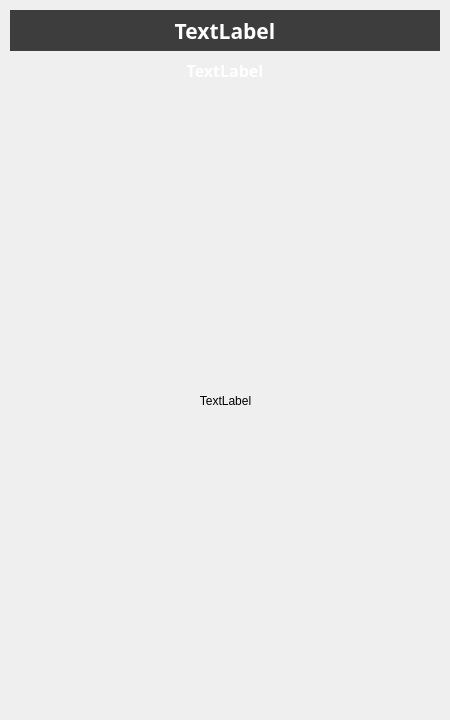
<?xml version="1.0" encoding="UTF-8"?>
<ui version="4.0">
 <class>CardDetail_window</class>
 <widget class="QDialog" name="CardDetail_window">
  <property name="geometry">
   <rect>
    <x>0</x>
    <y>0</y>
    <width>450</width>
    <height>720</height>
   </rect>
  </property>
  <property name="windowTitle">
   <string>Dialog</string>
  </property>
  <widget class="QWidget" name="verticalLayoutWidget">
   <property name="geometry">
    <rect>
     <x>10</x>
     <y>90</y>
     <width>431</width>
     <height>621</height>
    </rect>
   </property>
   <layout class="QVBoxLayout" name="verticalLayout">
    <item>
     <widget class="QLabel" name="pic">
      <property name="text">
       <string>TextLabel</string>
      </property>
      <property name="alignment">
       <set>Qt::AlignCenter</set>
      </property>
     </widget>
    </item>
   </layout>
  </widget>
  <widget class="QLabel" name="name">
   <property name="geometry">
    <rect>
     <x>10</x>
     <y>10</y>
     <width>430</width>
     <height>41</height>
    </rect>
   </property>
   <property name="font">
    <font>
     <family>微軟正黑體</family>
     <pointsize>16</pointsize>
     <weight>75</weight>
     <bold>true</bold>
    </font>
   </property>
   <property name="styleSheet">
    <string notr="true">color: rgb(255, 255, 255);
background-color: rgb(61, 61, 61);</string>
   </property>
   <property name="text">
    <string>TextLabel</string>
   </property>
   <property name="alignment">
    <set>Qt::AlignCenter</set>
   </property>
  </widget>
  <widget class="QLabel" name="type">
   <property name="geometry">
    <rect>
     <x>10</x>
     <y>60</y>
     <width>430</width>
     <height>21</height>
    </rect>
   </property>
   <property name="font">
    <font>
     <family>Agency FB</family>
     <pointsize>12</pointsize>
     <weight>75</weight>
     <bold>true</bold>
    </font>
   </property>
   <property name="styleSheet">
    <string notr="true">color: rgb(255, 255, 255);</string>
   </property>
   <property name="text">
    <string>TextLabel</string>
   </property>
   <property name="alignment">
    <set>Qt::AlignCenter</set>
   </property>
  </widget>
 </widget>
 <resources/>
 <connections/>
</ui>
